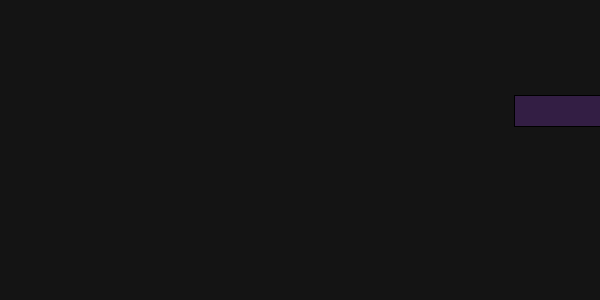
Frame 1 (no input)
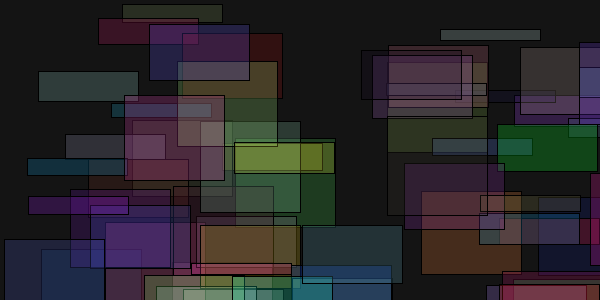
Frame 60 (the mouse pressed at the canvas centre just before this capture)
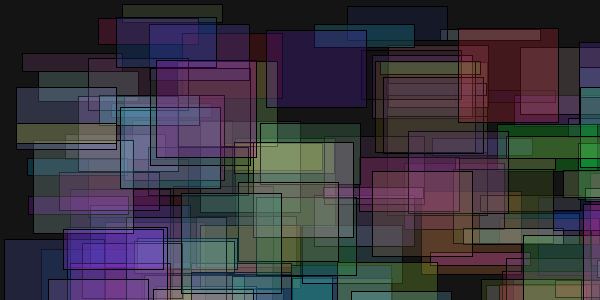
Frame 120 (the mouse held since frame 60 and released just before this capture)

The Processing sketch that drew these frames (run headless with seeded random() and noise(); from frame 60 on, the mouse is pressed at the canvas centre):

// Processing sketch: exo_3
// ── exo_3.pde
void setup() {
//fullScreen();
size(600,300);
background(20, 20, 20);
frameRate(8);
}
void draw() {
float rouge=random(0,255);
float vert=random(0,255);
float bleu=random(0,255);
float alpha = 55;
stroke(0, 0, 0);
fill(rouge, vert, bleu,alpha);
float largeurRect=100;
float hauteurRect=random(10, 100);
float xRect=random(0,width);
float yRect=random(0,height);
rect(xRect, yRect, largeurRect, hauteurRect);
save("tp0_result.png");
}
